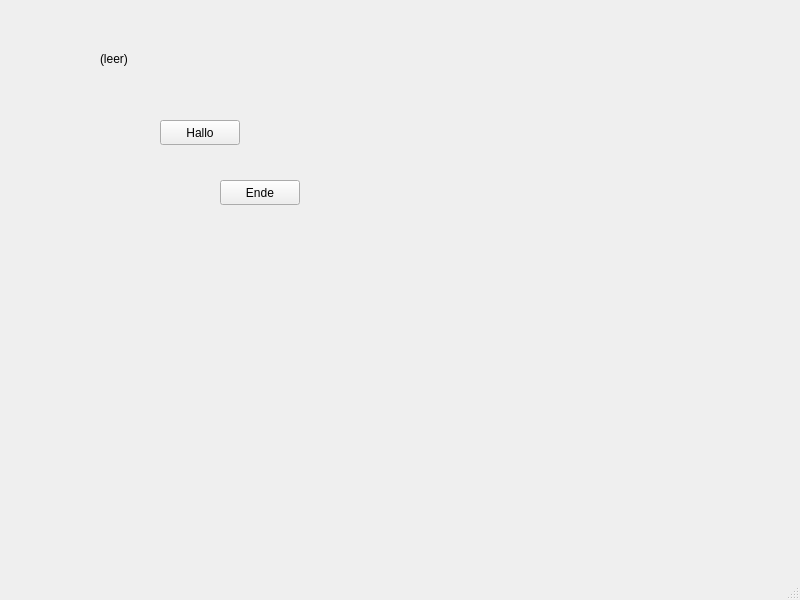
<?xml version="1.0" encoding="UTF-8"?>
<ui version="4.0">
 <class>MainWindow</class>
 <widget class="QMainWindow" name="MainWindow">
  <property name="geometry">
   <rect>
    <x>0</x>
    <y>0</y>
    <width>800</width>
    <height>600</height>
   </rect>
  </property>
  <property name="windowTitle">
   <string>MainWindow</string>
  </property>
  <widget class="QWidget" name="centralwidget">
   <widget class="QLabel" name="label">
    <property name="geometry">
     <rect>
      <x>100</x>
      <y>50</y>
      <width>54</width>
      <height>17</height>
     </rect>
    </property>
    <property name="text">
     <string>(leer)</string>
    </property>
   </widget>
   <widget class="QPushButton" name="pushButton">
    <property name="geometry">
     <rect>
      <x>160</x>
      <y>120</y>
      <width>80</width>
      <height>25</height>
     </rect>
    </property>
    <property name="text">
     <string>Hallo</string>
    </property>
   </widget>
   <widget class="QPushButton" name="pushButton_2">
    <property name="geometry">
     <rect>
      <x>220</x>
      <y>180</y>
      <width>80</width>
      <height>25</height>
     </rect>
    </property>
    <property name="text">
     <string>Ende</string>
    </property>
   </widget>
  </widget>
  <widget class="QMenuBar" name="menubar">
   <property name="geometry">
    <rect>
     <x>0</x>
     <y>0</y>
     <width>800</width>
     <height>22</height>
    </rect>
   </property>
  </widget>
  <widget class="QStatusBar" name="statusbar"/>
 </widget>
 <resources/>
 <connections/>
</ui>
